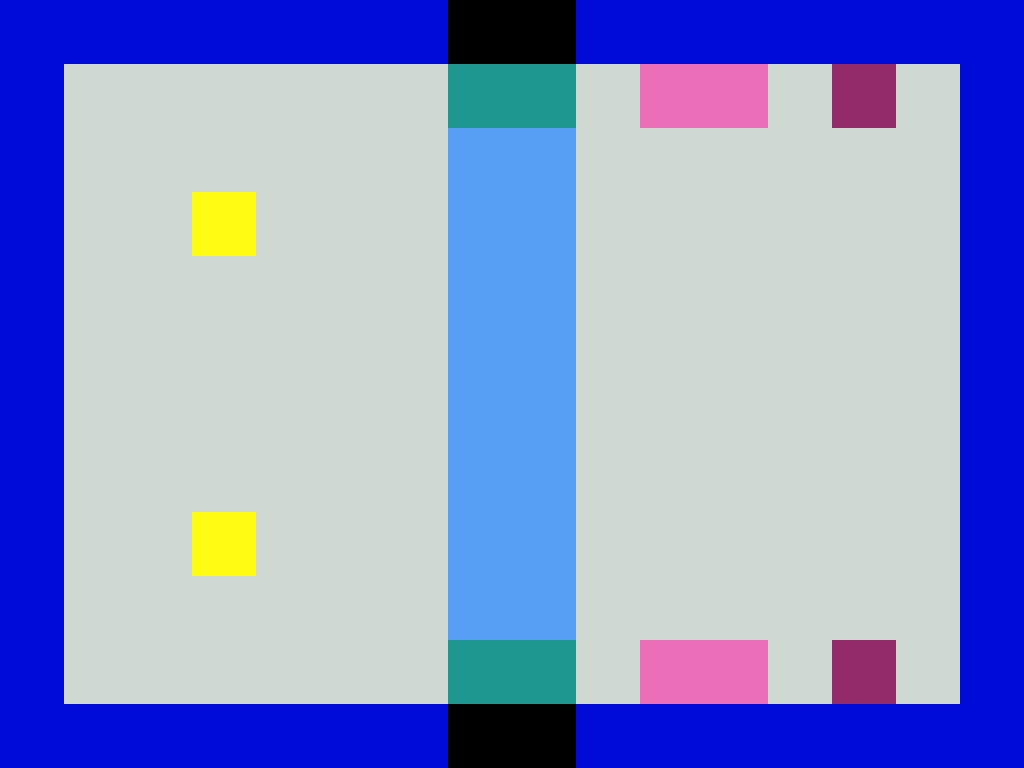

This is a level from a 2D game, rendered from its Tiled map with the project's own tilesets. A one-line summary and the complete map file follow:
An orthogonal 16x12 tile map with 64x64 px tiles, 5 tile layers (bg, env, wave1, wave2, ...), 2 hidden layers not drawn and 10 objects (4x close, 2x door, 2x pressure, 2x range).

<map version="1.0" tiledversion="1.1.1" orientation="orthogonal" renderorder="left-up" width="16" height="12" tilewidth="64" tileheight="64" infinite="0" nextobjectid="14">
 <tileset firstgid="1" source="map.tsx" />
 <layer name="bg" width="16" height="12">
  <data encoding="csv">
1,1,1,1,1,1,1,1,1,1,1,1,1,1,1,1,
1,5,5,5,5,5,5,5,5,5,5,5,5,5,5,1,
1,5,5,5,5,5,5,5,5,5,5,5,5,5,5,1,
1,5,5,5,5,5,5,5,5,5,5,5,5,5,5,1,
1,5,5,5,5,5,5,5,5,5,5,5,5,5,5,1,
1,5,5,5,5,5,5,5,5,5,5,5,5,5,5,1,
1,5,5,5,5,5,5,5,5,5,5,5,5,5,5,1,
1,5,5,5,5,5,5,5,5,5,5,5,5,5,5,1,
1,5,5,5,5,5,5,5,5,5,5,5,5,5,5,1,
1,5,5,5,5,5,5,5,5,5,5,5,5,5,5,1,
1,5,5,5,5,5,5,5,5,5,5,5,5,5,5,1,
1,1,1,1,1,1,1,1,1,1,1,1,1,1,1,1
</data>
 </layer>
 <layer name="env" width="16" height="12">
  <data encoding="csv">
0,0,0,0,0,0,0,7,7,0,0,0,0,0,0,0,
0,0,0,0,0,0,0,12,12,0,0,0,0,0,0,0,
0,0,0,0,0,0,0,2,2,0,0,0,0,0,0,0,
0,0,0,6,0,0,0,2,2,0,0,0,0,0,0,0,
0,0,0,0,0,0,0,2,2,0,0,0,0,0,0,0,
0,0,0,0,0,0,0,2,2,0,0,0,0,0,0,0,
0,0,0,0,0,0,0,2,2,0,0,0,0,0,0,0,
0,0,0,0,0,0,0,2,2,0,0,0,0,0,0,0,
0,0,0,6,0,0,0,2,2,0,0,0,0,0,0,0,
0,0,0,0,0,0,0,2,2,0,0,0,0,0,0,0,
0,0,0,0,0,0,0,12,12,0,0,0,0,0,0,0,
0,0,0,0,0,0,0,7,7,0,0,0,0,0,0,0
</data>
 </layer>
 <layer name="switchEffect2" width="16" height="12" visible="0">
  <data encoding="csv">
0,0,0,0,0,0,0,0,0,0,0,0,0,0,0,0,
0,0,0,0,0,0,0,0,0,0,0,0,0,0,0,0,
0,0,0,0,0,0,0,0,0,0,0,0,0,0,0,0,
0,0,0,0,0,0,0,0,0,0,0,0,0,0,0,0,
0,0,0,0,0,0,0,0,0,0,0,0,0,0,0,0,
0,0,0,0,0,0,0,0,0,0,0,0,0,0,0,0,
0,0,0,0,0,0,0,0,0,0,0,0,0,0,0,0,
0,0,0,0,0,0,0,0,0,0,0,0,0,0,0,0,
0,0,0,0,0,0,0,0,0,2,2,2,2,2,2,0,
0,0,0,0,0,0,0,0,0,0,0,0,0,0,0,0,
0,0,0,0,0,0,0,0,0,0,0,0,0,0,0,0,
0,0,0,0,0,0,0,0,0,0,0,0,0,0,0,0
</data>
 </layer>
 <layer name="switchEffect1" width="16" height="12" visible="0">
  <data encoding="csv">
0,0,0,0,0,0,0,0,0,0,0,0,0,0,0,0,
0,0,0,0,0,0,0,0,0,0,0,0,0,0,0,0,
0,0,0,0,0,0,0,0,0,0,0,0,0,0,0,0,
0,0,0,0,0,0,0,0,0,2,2,2,2,2,2,0,
0,0,0,0,0,0,0,0,0,0,0,0,0,0,0,0,
0,0,0,0,0,0,0,0,0,0,0,0,0,0,0,0,
0,0,0,0,0,0,0,0,0,0,0,0,0,0,0,0,
0,0,0,0,0,0,0,0,0,0,0,0,0,0,0,0,
0,0,0,0,0,0,0,0,0,0,0,0,0,0,0,0,
0,0,0,0,0,0,0,0,0,0,0,0,0,0,0,0,
0,0,0,0,0,0,0,0,0,0,0,0,0,0,0,0,
0,0,0,0,0,0,0,0,0,0,0,0,0,0,0,0
</data>
 </layer>
 <layer name="wave1" width="16" height="12">
  <data encoding="csv">
0,0,0,0,0,0,0,0,0,0,0,0,0,0,0,0,
0,0,0,0,0,0,0,0,0,0,0,0,0,11,0,0,
0,0,0,0,0,0,0,0,0,0,0,0,0,0,0,0,
0,0,0,0,0,0,0,0,0,0,0,0,0,0,0,0,
0,0,0,0,0,0,0,0,0,0,0,0,0,0,0,0,
0,0,0,0,0,0,0,0,0,0,0,0,0,0,0,0,
0,0,0,0,0,0,0,0,0,0,0,0,0,0,0,0,
0,0,0,0,0,0,0,0,0,0,0,0,0,0,0,0,
0,0,0,0,0,0,0,0,0,0,0,0,0,0,0,0,
0,0,0,0,0,0,0,0,0,0,0,0,0,0,0,0,
0,0,0,0,0,0,0,0,0,0,0,0,0,0,0,0,
0,0,0,0,0,0,0,0,0,0,0,0,0,0,0,0
</data>
 </layer>
 <layer name="wave2" width="16" height="12">
  <data encoding="csv">
0,0,0,0,0,0,0,0,0,0,0,0,0,0,0,0,
0,0,0,0,0,0,0,0,0,0,0,0,0,0,0,0,
0,0,0,0,0,0,0,0,0,0,0,0,0,0,0,0,
0,0,0,0,0,0,0,0,0,0,0,0,0,0,0,0,
0,0,0,0,0,0,0,0,0,0,0,0,0,0,0,0,
0,0,0,0,0,0,0,0,0,0,0,0,0,0,0,0,
0,0,0,0,0,0,0,0,0,0,0,0,0,0,0,0,
0,0,0,0,0,0,0,0,0,0,0,0,0,0,0,0,
0,0,0,0,0,0,0,0,0,0,0,0,0,0,0,0,
0,0,0,0,0,0,0,0,0,0,0,0,0,0,0,0,
0,0,0,0,0,0,0,0,0,0,15,15,0,0,0,0,
0,0,0,0,0,0,0,0,0,0,0,0,0,0,0,0
</data>
 </layer>
 <layer name="wave3" width="16" height="12">
  <data encoding="csv">
0,0,0,0,0,0,0,0,0,0,0,0,0,0,0,0,
0,0,0,0,0,0,0,0,0,0,15,15,0,0,0,0,
0,0,0,0,0,0,0,0,0,0,0,0,0,0,0,0,
0,0,0,0,0,0,0,0,0,0,0,0,0,0,0,0,
0,0,0,0,0,0,0,0,0,0,0,0,0,0,0,0,
0,0,0,0,0,0,0,0,0,0,0,0,0,0,0,0,
0,0,0,0,0,0,0,0,0,0,0,0,0,0,0,0,
0,0,0,0,0,0,0,0,0,0,0,0,0,0,0,0,
0,0,0,0,0,0,0,0,0,0,0,0,0,0,0,0,
0,0,0,0,0,0,0,0,0,0,0,0,0,0,0,0,
0,0,0,0,0,0,0,0,0,0,0,0,0,11,0,0,
0,0,0,0,0,0,0,0,0,0,0,0,0,0,0,0
</data>
 </layer>
 <objectgroup name="door">
  <object id="4" type="door" x="448" y="0" width="128" height="64">
   <properties>
    <property name="isOpen" type="bool" value="true" />
    <property name="next" value="room9" />
   </properties>
  </object>
  <object id="5" type="door" x="448" y="704" width="128" height="64">
   <properties>
    <property name="isOpen" type="bool" value="true" />
    <property name="next" value="room7" />
   </properties>
  </object>
 </objectgroup>
 <objectgroup name="switch">
  <object id="6" type="pressure" x="192" y="192" width="64" height="64">
   <properties>
    <property name="size" value="kid" />
    <property name="state" type="bool" value="false" />
   </properties>
  </object>
  <object id="7" type="pressure" x="192" y="512" width="64" height="64">
   <properties>
    <property name="size" value="kid" />
    <property name="state" type="bool" value="false" />
   </properties>
  </object>
 </objectgroup>
 <objectgroup name="foe">
  <object id="8" type="range" x="832" y="64" width="64" height="64">
   <properties>
    <property name="damage" type="float" value="3" />
    <property name="hp" type="float" value="2" />
   </properties>
  </object>
  <object id="9" type="close" x="640" y="640" width="64" height="64">
   <properties>
    <property name="damage" type="float" value="2" />
    <property name="hp" type="float" value="2" />
   </properties>
  </object>
  <object id="10" type="range" x="832" y="640" width="64" height="64">
   <properties>
    <property name="damage" type="float" value="3" />
    <property name="hp" type="float" value="2" />
   </properties>
  </object>
  <object id="11" type="close" x="640" y="64" width="64" height="64">
   <properties>
    <property name="damage" type="float" value="2" />
    <property name="hp" type="float" value="2" />
   </properties>
  </object>
  <object id="12" type="close" x="704" y="640" width="64" height="64">
   <properties>
    <property name="damage" type="float" value="2" />
    <property name="hp" type="float" value="2" />
   </properties>
  </object>
  <object id="13" type="close" x="704" y="64" width="64" height="64">
   <properties>
    <property name="damage" type="float" value="2" />
    <property name="hp" type="float" value="2" />
   </properties>
  </object>
 </objectgroup>
</map>
